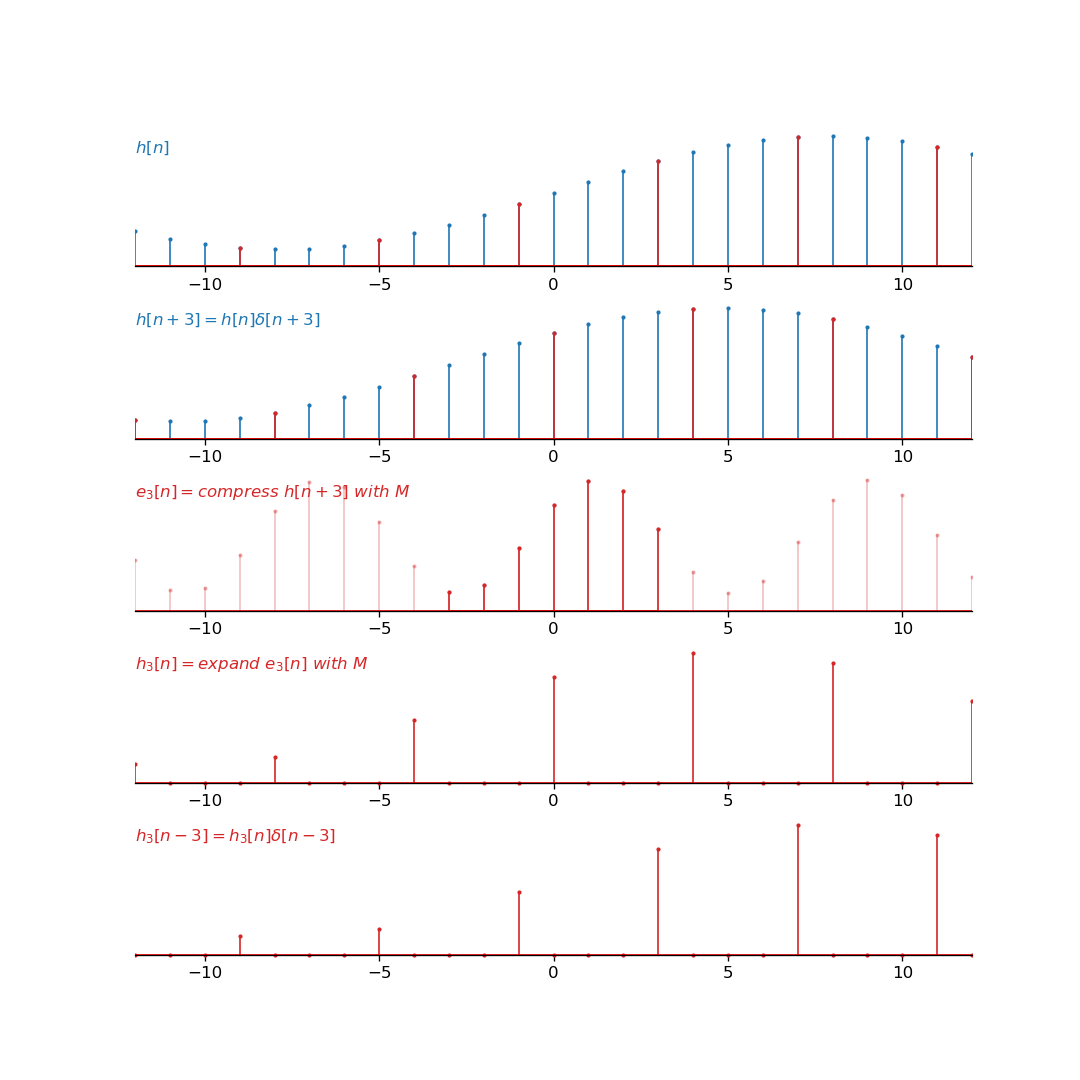

Here is the Python script that generated this plot:
import numpy as np
import matplotlib.pyplot as plt

def axesOnlyX(ax):
    ax.spines['top'].set_color('none')
    ax.spines['left'].set_color('none')
    ax.spines['right'].set_color('none')
    ax.spines['bottom'].set_position('zero')
    ax.yaxis.set_ticks([])

def normalizeStem(ax, x, y, markerstyle='.', color='C0', alpha=1.0):
    markers, stemlines, baseline = ax.stem(x, y, markerfmt=markerstyle)
    plt.setp(markers, 'markersize', 3, 'color', color, 'alpha', alpha)
    plt.setp(stemlines, 'linewidth', 1, 'color', color, 'alpha', alpha)
    plt.setp(baseline, 'linewidth', 1, 'color', 'r')
    return markers, stemlines, baseline


fig = plt.figure(figsize=(9,9), dpi=120)
ax1, ax2, ax3, ax4, ax5 = fig.subplots(5, 1)

f = lambda x: np.sin(.2*x)+1.3
mod = lambda x: np.where(x%4==0, 1, 0)
x = np.arange(-40, 40, 4)
x2 = np.arange(-40, 40, 1)
x3 = np.arange(-3, 4, 1)

axesOnlyX(ax1)
ax1.set_xlim(-12, 12)
normalizeStem(ax1, x2, f(x2), color='C0')
normalizeStem(ax1, x+3, f(x+3), color='C3')
ax1.annotate(r"$h[n]$", xy=(0, 0), xytext=(-12, 2), color='C0')

axesOnlyX(ax2)
ax2.set_xlim(-12, 12)
normalizeStem(ax2, x2-3, f(x2), color='C0')
normalizeStem(ax2, x, f(x+3), color='C3')
ax2.annotate(r"$h[n+3] = h[n]\delta[n+3]$", xy=(0, 0), xytext=(-12, 2), color='C0')

ax3.set_xlim(-12, 12)
axesOnlyX(ax3)
normalizeStem(ax3, x2, f(x2*4+3), color='C3', alpha=.3)
normalizeStem(ax3, x3, f(x3*4+3), color='C3')
ax3.annotate(r"$e_3[n] = compress\ h[n+3]\ with\ M$", xy=(0, 0), xytext=(-12, 2), color='C3')

axesOnlyX(ax4)
ax4.set_xlim(-12, 12)
normalizeStem(ax4, x2, f(x2+3)*mod(x2), color='C3')
ax4.annotate(r"$h_3[n] = expand\ e_3[n]\ with\ M$", xy=(0, 0), xytext=(-12, 2), color='C3')

axesOnlyX(ax5)
ax5.set_xlim(-12, 12)
normalizeStem(ax5, x2+3, f(x2+3)*mod(x2), color='C3')
ax5.annotate(r"$h_3[n-3] = h_3[n]\delta[n-3]$", xy=(0, 0), xytext=(-12, 2), color='C3')

fig.savefig("MultiphaseDecomposition.png", format='png')
plt.show()
